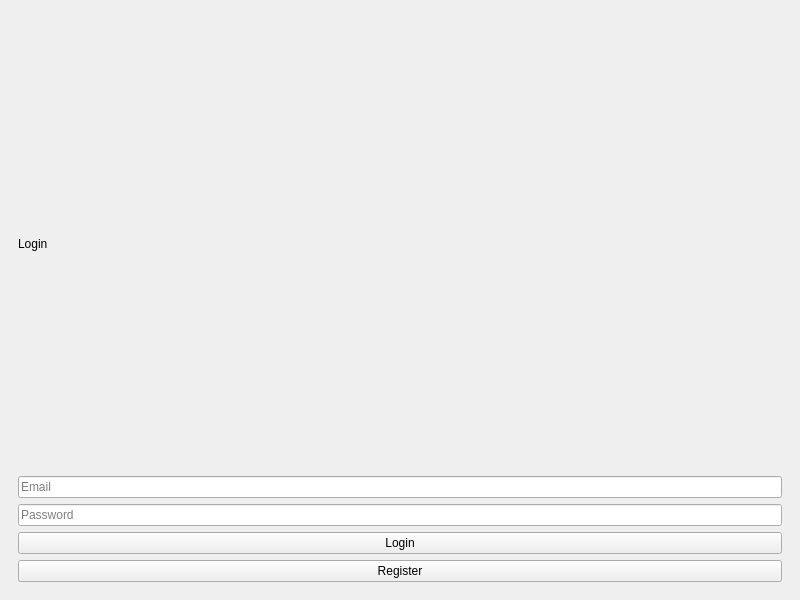
<?xml version="1.0" encoding="UTF-8"?>
<ui version="4.0">
 <class>MainWindow</class>
 <widget class="QMainWindow" name="MainWindow">
  <property name="geometry">
   <rect>
    <x>0</x>
    <y>0</y>
    <width>800</width>
    <height>600</height>
   </rect>
  </property>
  <property name="windowTitle">
   <string>Marketplace</string>
  </property>
  <widget class="QWidget" name="centralwidget">
   <layout class="QVBoxLayout" name="verticalLayout">
    <item>
     <widget class="QStackedWidget" name="stackedWidget">
      <property name="currentIndex">
       <number>0</number>
      </property>
      <widget class="QWidget" name="loginPage">
       <layout class="QVBoxLayout" name="verticalLayout_2">
        <item>
         <widget class="QLabel" name="label">
          <property name="text">
           <string>Login</string>
          </property>
         </widget>
        </item>
        <item>
         <widget class="QLineEdit" name="loginEmail">
          <property name="placeholderText">
           <string>Email</string>
          </property>
         </widget>
        </item>
        <item>
         <widget class="QLineEdit" name="loginPassword">
          <property name="echoMode">
           <enum>QLineEdit::Password</enum>
          </property>
          <property name="placeholderText">
           <string>Password</string>
          </property>
         </widget>
        </item>
        <item>
         <widget class="QPushButton" name="loginButton">
          <property name="text">
           <string>Login</string>
          </property>
         </widget>
        </item>
        <item>
         <widget class="QPushButton" name="showRegisterButton">
          <property name="text">
           <string>Register</string>
          </property>
         </widget>
        </item>
       </layout>
      </widget>
      <widget class="QWidget" name="registerPage">
       <layout class="QVBoxLayout" name="verticalLayout_3">
        <item>
         <widget class="QLabel" name="label_2">
          <property name="text">
           <string>Register</string>
          </property>
         </widget>
        </item>
        <item>
         <widget class="QLineEdit" name="registerEmail">
          <property name="placeholderText">
           <string>Email</string>
          </property>
         </widget>
        </item>
        <item>
         <widget class="QLineEdit" name="registerUsername">
          <property name="placeholderText">
           <string>Username</string>
          </property>
         </widget>
        </item>
        <item>
         <widget class="QLineEdit" name="registerPassword">
          <property name="echoMode">
           <enum>QLineEdit::Password</enum>
          </property>
          <property name="placeholderText">
           <string>Password</string>
          </property>
         </widget>
        </item>
        <item>
         <widget class="QPushButton" name="registerButton">
          <property name="text">
           <string>Register</string>
          </property>
         </widget>
        </item>
        <item>
         <widget class="QPushButton" name="showLoginButton">
          <property name="text">
           <string>Back to Login</string>
          </property>
         </widget>
        </item>
       </layout>
      </widget>
      <widget class="QWidget" name="mainPage">
       <layout class="QVBoxLayout" name="verticalLayout_4">
        <item>
         <widget class="QLabel" name="welcomeLabel">
          <property name="text">
           <string>Welcome!</string>
          </property>
         </widget>
        </item>
        <item>
         <widget class="QPushButton" name="logoutButton">
          <property name="text">
           <string>Logout</string>
          </property>
         </widget>
        </item>
       </layout>
      </widget>
      <widget class="QWidget" name="productBrowsePage">
       <layout class="QVBoxLayout" name="verticalLayout_5">
        <item>
         <widget class="QLabel" name="label_3">
          <property name="text">
           <string>Product Browse Page</string>
          </property>
         </widget>
        </item>
       </layout>
      </widget>
     </widget>
    </item>
   </layout>
  </widget>
 </widget>
 <resources/>
 <connections/>
</ui>
